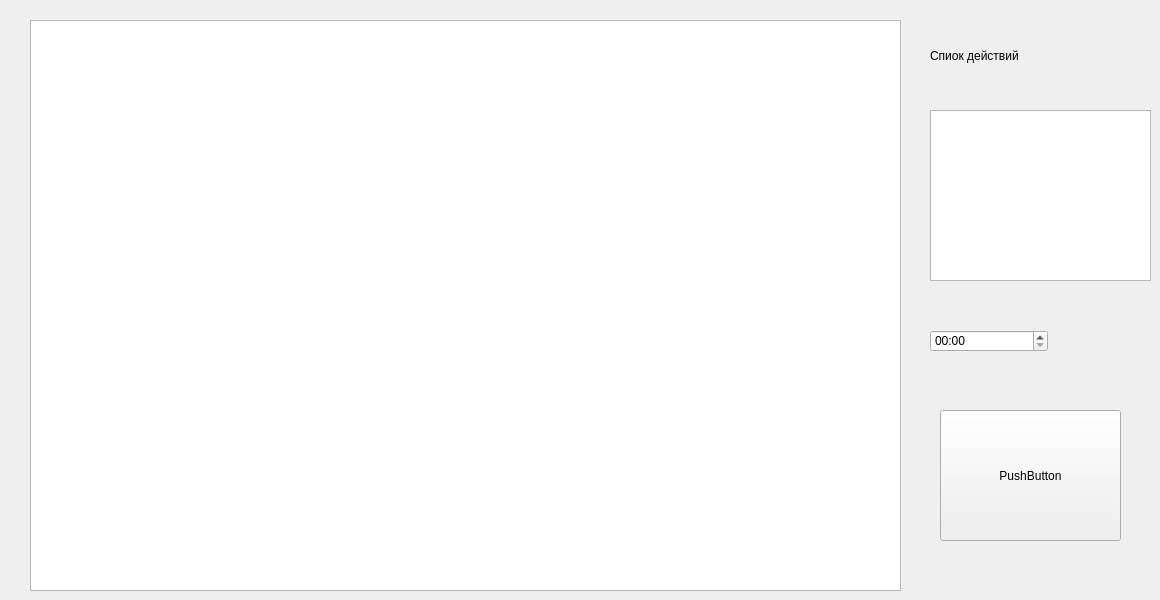
                     <widget class="QWidget" name="data">
                      <widget class="QTableView" name="data_tableView">
                       <property name="geometry">
                        <rect>
                         <x>30</x>
                         <y>20</y>
                         <width>871</width>
                         <height>571</height>
                        </rect>
                       </property>
                      </widget>
                      <widget class="QListView" name="listView">
                       <property name="geometry">
                        <rect>
                         <x>930</x>
                         <y>110</y>
                         <width>221</width>
                         <height>171</height>
                        </rect>
                       </property>
                       <property name="editTriggers">
                        <set>QAbstractItemView::NoEditTriggers</set>
                       </property>
                      </widget>
                      <widget class="QPushButton" name="data_btn">
                       <property name="geometry">
                        <rect>
                         <x>940</x>
                         <y>410</y>
                         <width>181</width>
                         <height>131</height>
                        </rect>
                       </property>
                       <property name="text">
                        <string>PushButton</string>
                       </property>
                      </widget>
                      <widget class="QLabel" name="label_8">
                       <property name="geometry">
                        <rect>
                         <x>930</x>
                         <y>20</y>
                         <width>191</width>
                         <height>71</height>
                        </rect>
                       </property>
                       <property name="text">
                        <string>Спиок действий</string>
                       </property>
                      </widget>
                      <widget class="QTimeEdit" name="data_time">
                       <property name="geometry">
                        <rect>
                         <x>930</x>
                         <y>330</y>
                         <width>118</width>
                         <height>22</height>
                        </rect>
                       </property>
                       <property name="displayFormat">
                        <string>mm:ss</string>
                       </property>
                      </widget>
                     </widget>
